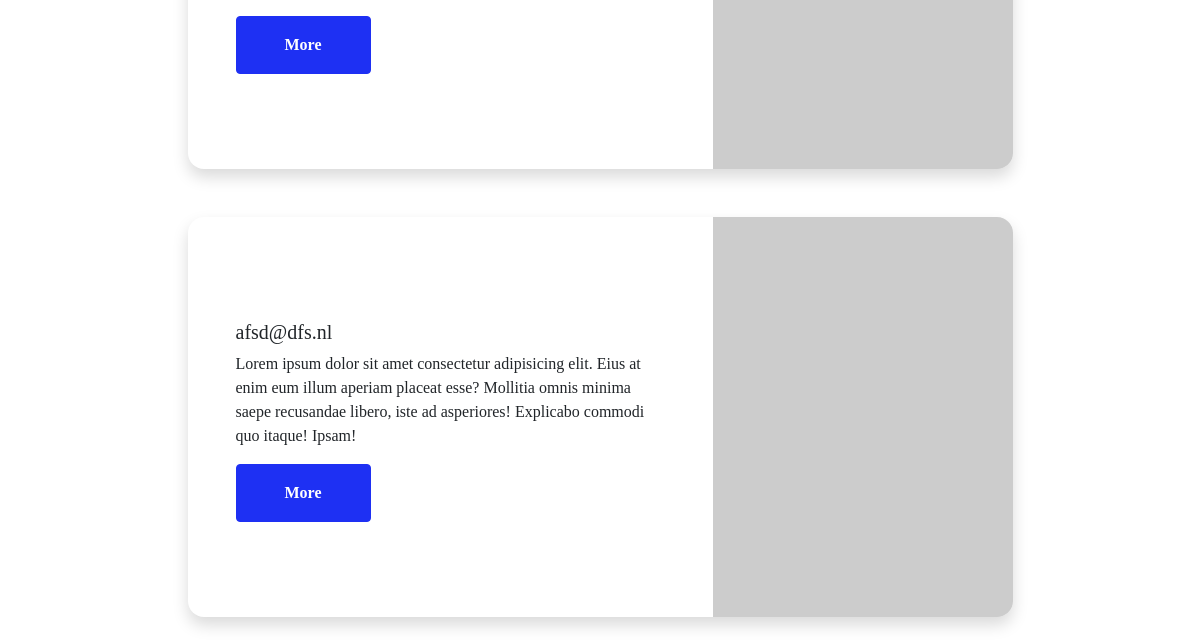
Before: /players-list/ (lower part) with the older database file.
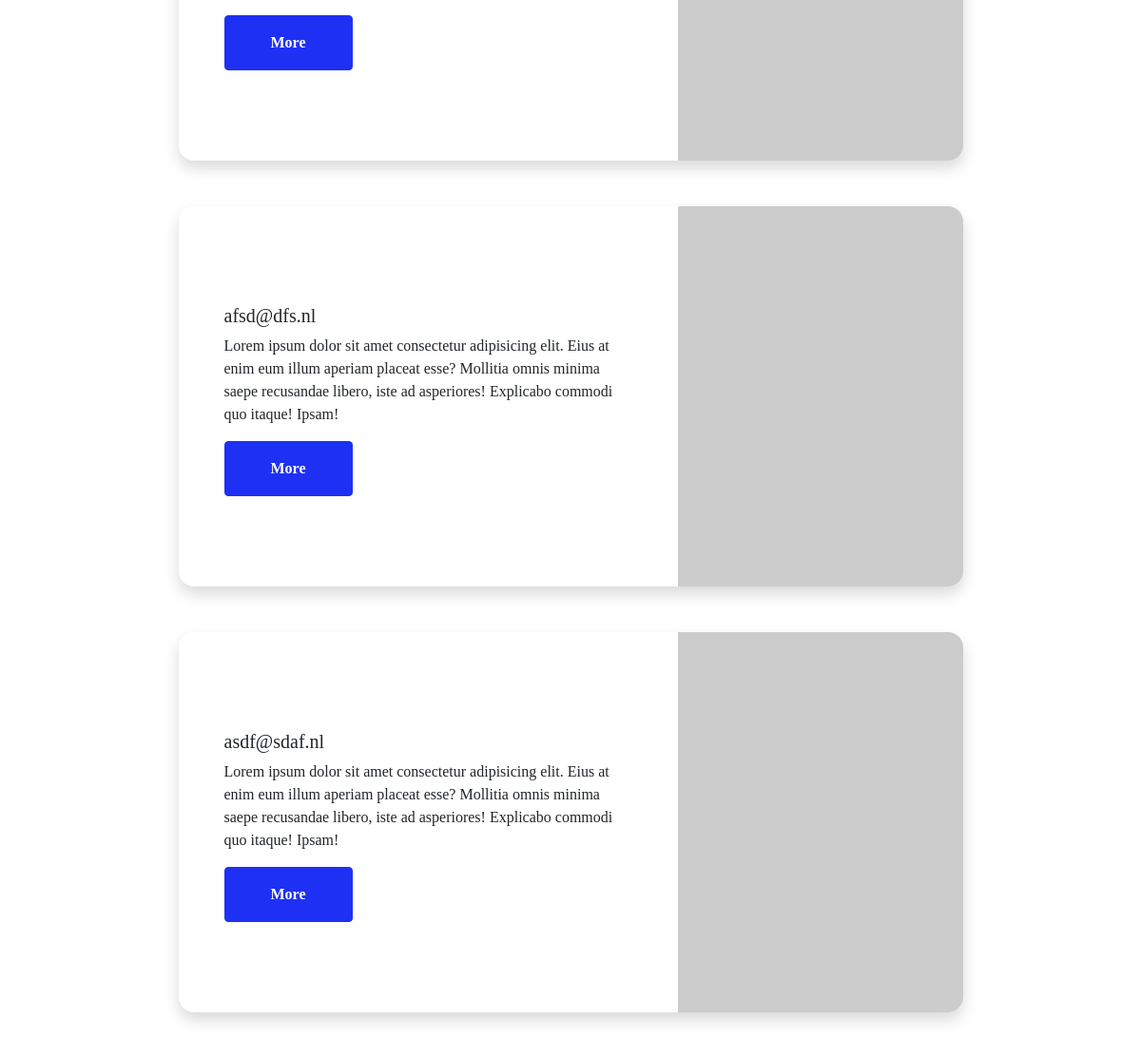
After: the same page with the newer database file.
### firstapp/models.py (models this page shows, shortened)
class Player(models.Model):
    user = models.OneToOneField(User, on_delete=models.CASCADE, primary_key=True, related_name='player')
    club = models.CharField(max_length=255, null=True, blank=True)
    nft = models.CharField(max_length=255, null=True, blank=True) # national football team
    competition = models.CharField(max_length=255, null=True, blank=True)
    length = models.IntegerField(null=True, blank=True)
    weight = models.IntegerField(null=True)
    preferred_leg = models.CharField(max_length=10, null=True, blank=True)
    position = models.CharField(max_length=255, null=True, blank=True)
    qualities = models.CharField(max_length=255, null=True, blank=True)
    career_statistics = models.CharField(max_length=255, null=True, blank=True)
    ambition = models.TextField(null=True, blank=True)
    goals = models.IntegerField(null=True, blank=True)
    assists = models.IntegerField(null=True, blank=True)
    clean_sheet = models.IntegerField(null=True, blank=True)
    played_matches = models.IntegerField(null=True, blank=True)

class User(AbstractUser):
    is_player = models.BooleanField(default=False)
    is_coach = models.BooleanField(default=False)
    is_scout = models.BooleanField(default=False)
    first_name = models.CharField(max_length=255, null=True)
    last_name = models.CharField(max_length=255, null=True)
    email = models.EmailField(unique=True)
    profile_image = models.ImageField(upload_to='profile_images', blank=True, null=True)
    cover_image = models.ImageField(upload_to='cover_images', blank=True, null=True)
    place = models.CharField(max_length=255, null=True)
    country = models.CharField(max_length=255, null=True, blank=True)
    date_of_birth = models.DateField(null=True)
    phone_number = models.CharField(max_length=20, null=True)
    followed_users = models.ManyToManyField('User', related_name='followed')
    posts = models.ManyToManyField('Post', related_name='player_posts', blank=True)
    about = models.TextField(null=True, blank=True)
    def getFullName(self):
        return self.getFirstName()+" "+self.getLastName()
    def getFirstName(self):
        if self.first_name:
            return self.first_name
        else:
            return ''
    def getLastName(self):
        if self.last_name:
            return self.last_name
        else:
            return ''

### firstapp/views.py (the view)
# urls.py: path('players-list/', views.player_list, name='player_list'),
def player_list(request):
    players = Player.objects.all()
    return render(request, 'players/player_list.html', {'players': players})

### playerpro/templates/players/player_list.html (shortened to what this page needs)
{% extends 'base.html' %}
{% block content %}
    {% for player in players %}
  <div class="row gx-5 justify-content-center">
      <div class="col-lg-11 col-xl-9 col-xxl-8">
          <div class="card overflow-hidden shadow rounded-4 border-0 mb-5">
              <div class="card-body p-0">
                  <div class="d-flex align-items-center">
                      <div class="p-5">
                          <h5>{{player.user.email}}</h5>
                          <p>Lorem ipsum dolor sit amet consectetur adipisicing elit. Eius at enim eum illum aperiam placeat esse? Mollitia omnis minima saepe recusandae libero, iste ad asperiores! Explicabo commodi quo itaque! Ipsam!</p>
                          <a class="btn btn-primary btn-sm px-5 py-3 me-sm-3 fs-6 fw-bolder" href="{% url 'player_detail' player.pk %}">More</a>
                        </div>
                        {% if player.user.profile_image %}
                        <img width="300" height="400" class="img-fluid" src="{{player.user.profile_image.url}}" alt="..." />
                        {% else %}
                        <img class="img-fluid" src="https://dummyimage.com/300x400/343a40/6c757d" alt="..." />
                        {% endif %}
                  </div>
              </div>
          </div>
      </div>
  </div>
    {% endfor %}
{% endblock %}

Changed rows visible on the page:
added Player: user.email "asdf@sdaf.nl"
